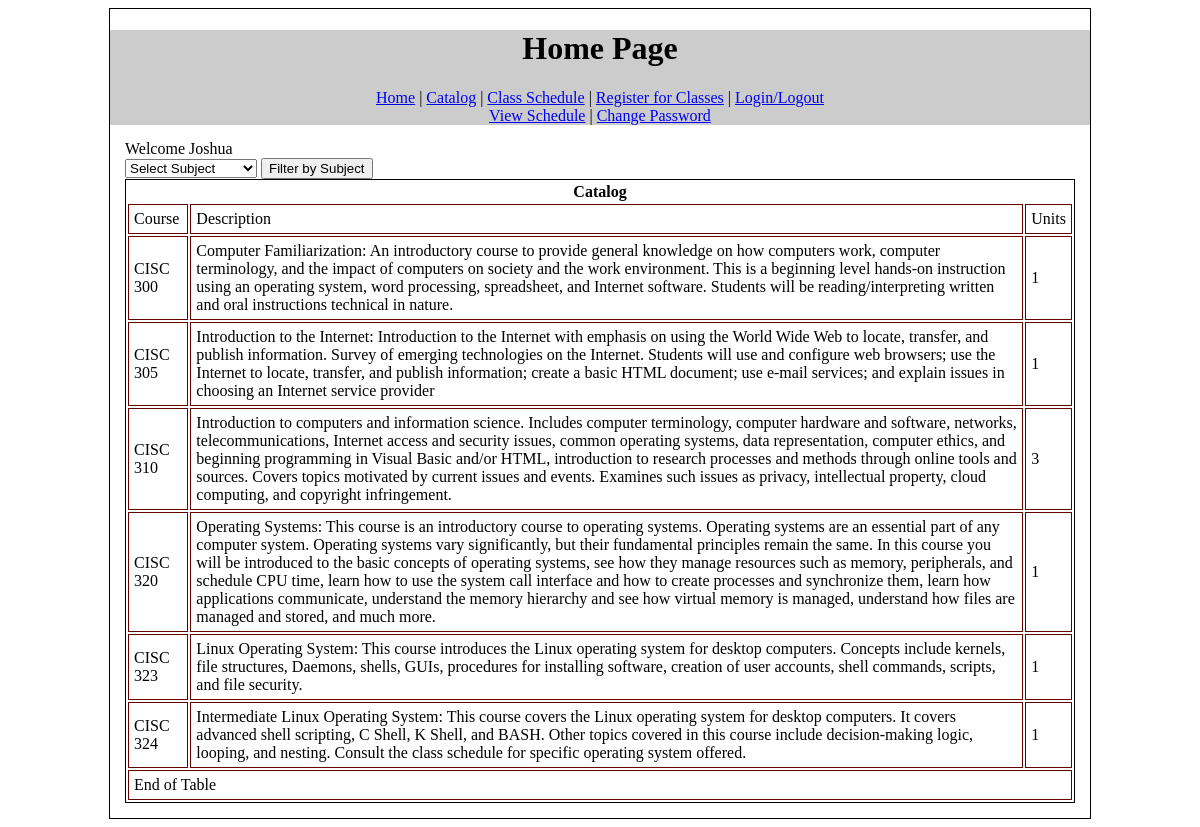
/Daniel_WIP/catalog.php?Subject=Computer Science (signed in), run on the app's committed database.
### tables this page shows
CREATE TABLE IF NOT EXISTS `catalog` (
  `ClassID` int(11) NOT NULL AUTO_INCREMENT,
  `CourseID` varchar(10) NOT NULL DEFAULT '',
  `CourseDesc` text,
  `Subject` varchar(25) NOT NULL,
  `Units` int(11) DEFAULT NULL,
  PRIMARY KEY (`ClassID`)
);

### Daniel_WIP/catalog.php (the view, shortened to what this page needs)
<?php
if(!isset($_SESSION['username']))	{
	header("Location: login.php");
} else	{
	$firstname = $_SESSION['firstname'];
}
require 'db_connection.php';
function SubjectDropDown()	{
	global $dbConn;
	$sql = "SELECT DISTINCT Subject FROM catalog ORDER BY Subject";
	$stmt = $dbConn->prepare($sql);
	$stmt->execute();
	return $stmt->fetchAll();
}
function filterCatalog()	{
	global $dbConn;
	$Subject = $_GET['Subject'];
	$sql = "SELECT * FROM catalog WHERE Subject LIKE CONCAT(:Subject,'%')";
	$stmt = $dbConn->prepare($sql);
	$stmt->execute(array(':Subject'=>$Subject));
	return $stmt->fetchAll();
}
?>
<!DOCTYPE html>
<html lang="en">
	<head>
        <link href="css/teamProjectCSS.css" rel="stylesheet" type="text/css">
	</head>
<body>
<div id="wrapper">
<div id="header">
	<h1>Home Page</h1>
    <div id="menubar">
    <a href="index.php">Home</a>	|	<a href="catalog.php">Catalog</a>	|	<a href="schedule.php">Class Schedule</a>	|	<a href="studentregister.php">Register for Classes</a>	 |	<a href="logout.php">Login/Logout</a>
    </div>
    <div id="SubMenu">
    <a href="viewschedule.php">View Schedule</a>	|	<a href="change_password.php">Change Password</a>
    </div>
</div>
<div id="mainbody">
<div id="welcome">Welcome <?=$firstname ?></div>
<form method="get" id="CatalogFilter">
	<select name="Subject">
    	<option value="-1">Select Subject</option>
        <?php
		$catalog = SubjectDropDown();
		?>
    </select>
    <input type="submit" value="Filter by Subject" />
</form>
<table id="catalogTable">
<tr>
	<th colspan='3'>Catalog</th>
</tr>
<tr>
	<td>Course</td>
    <td>Description</td>
    <td>Units</td>
</tr>
<?php
	if(isset($_GET['Subject']))	{
		$catalog = filterCatalog();
	} else {
		$catalog = DisplayCatalog();
	}
	foreach($catalog as $cat)	{
		echo "<tr>";
		echo "<td>" . $cat['CourseID'] . "</td>";
		echo "<td>" . $cat['CourseDesc'] . "</td>";
		echo "<td>" . $cat['Units'] . "</td>";
		echo "</tr>";
	}
?>
<tr><td colspan="3">End of Table</td></tr>
</table>
</div>
</div>
</body>
</html>

### css/teamprojectCSS.css (style rules this page uses)
#wrapper { width: 980px; margin: 0 auto; border: 1px solid #000; }
#header { background-color: #ccc; padding: 0; margin: 0; text-align:center; }
#menubar { text-align:center; }
#mainbody { padding: 15px; }
#CatalogFilter { margin: auto 0; }
#catalogTable { margin: 0 auto; border: 1px solid #000; }
#catalogTable tr,td { border: 1px solid #660000; padding: 5px; }

### data on the page
catalog: CourseID "CISC 300", CourseDesc "Computer Familiarization: An introductory course to provide general knowledge on how computers work, computer terminology, and the impact of computers on society and the work environment. This is a beginning level hands-on instruction using an operating system, word processing, spreadsheet, and Internet software. Students will be reading/interpreting written and oral instructions technical in nature.", Units "1"
catalog: CourseID "CISC 305", CourseDesc "Introduction to the Internet: Introduction to the Internet with emphasis on using the World Wide Web to locate, transfer, and publish information. Survey of emerging technologies on the Internet. Students will use and configure web browsers; use the Internet to locate, transfer, and publish information; create a basic HTML document; use e-mail services; and explain issues in choosing an Internet service provider", Units "1"
catalog: CourseID "CISC 310", CourseDesc "Introduction to computers and information science. Includes computer terminology, computer hardware and software, networks, telecommunications, Internet access and security issues, common operating systems, data representation, computer ethics, and beginning programming in Visual Basic and/or HTML, introduction to research processes and methods through online tools and sources. Covers topics motivated by current issues and events. Examines such issues as privacy, intellectual property, cloud computing, and copyright infringement.", Units "3"
catalog: CourseID "CISC 320", CourseDesc "Operating Systems: This course is an introductory course to operating systems. Operating systems are an essential part of any computer system. Operating systems vary significantly, but their fundamental principles remain the same. In this course you will be introduced to the basic concepts of operating systems, see how they manage resources such as memory, peripherals, and schedule CPU time, learn how to use the system call interface and how to create processes and synchronize them, learn how applications communicate, understand the memory hierarchy and see how virtual memory is managed, understand how files are managed and stored, and much more.", Units "1"
catalog: CourseID "CISC 323", CourseDesc "Linux Operating System: This course introduces the Linux operating system for desktop computers. Concepts include kernels, file structures, Daemons, shells, GUIs, procedures for installing software, creation of user accounts, shell commands, scripts, and file security.", Units "1"
catalog: CourseID "CISC 324", CourseDesc "Intermediate Linux Operating System: This course covers the Linux operating system for desktop computers. It covers advanced shell scripting, C Shell, K Shell, and BASH. Other topics covered in this course include decision-making logic, looping, and nesting. Consult the class schedule for specific operating system offered.", Units "1"

### other printed values
$firstname "Joshua"
